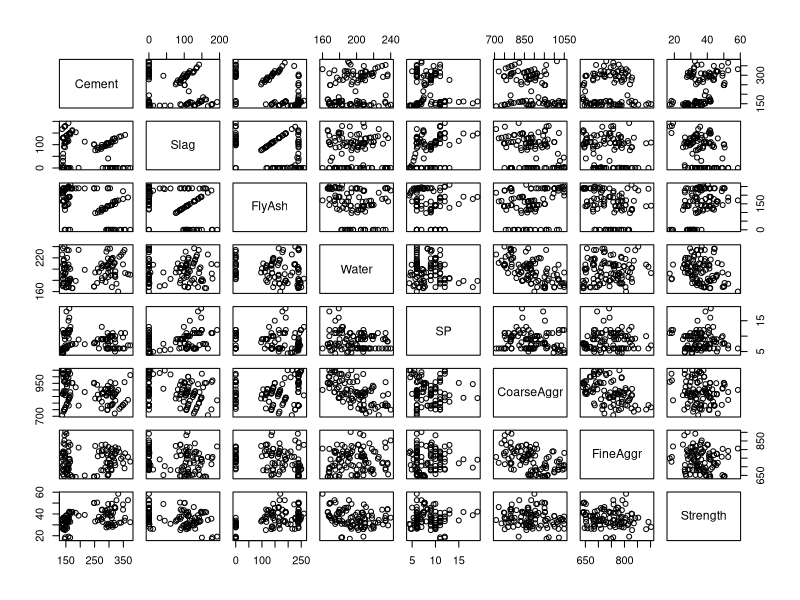
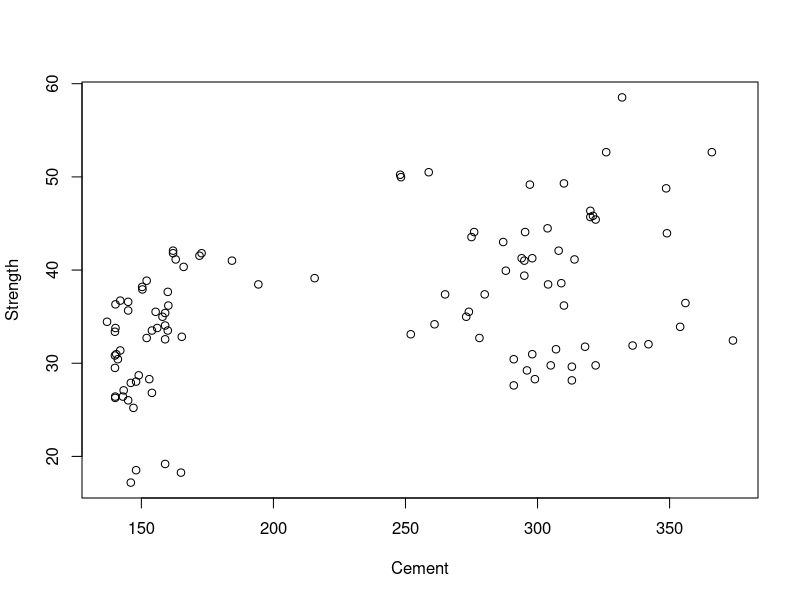
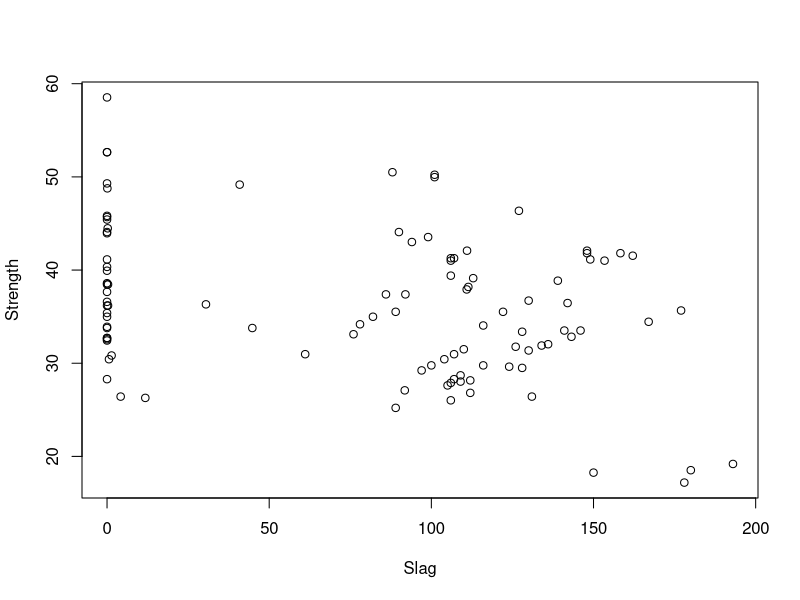
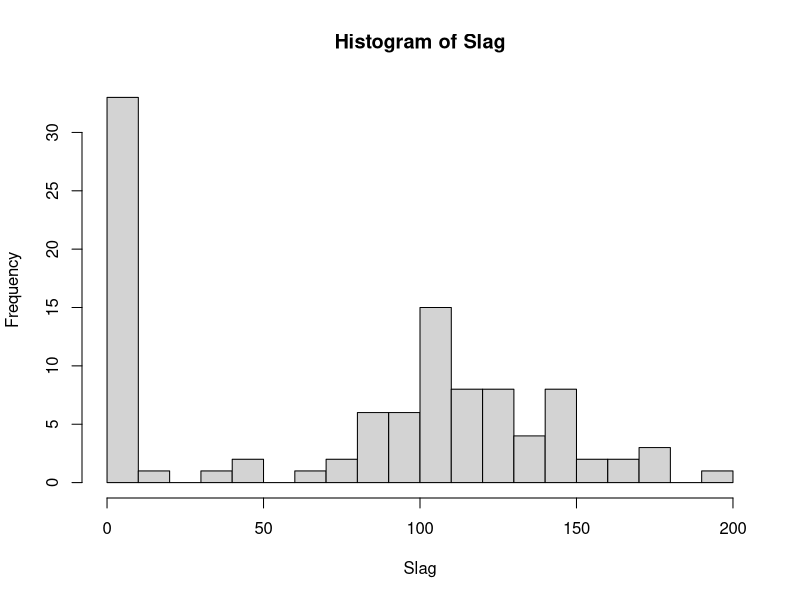
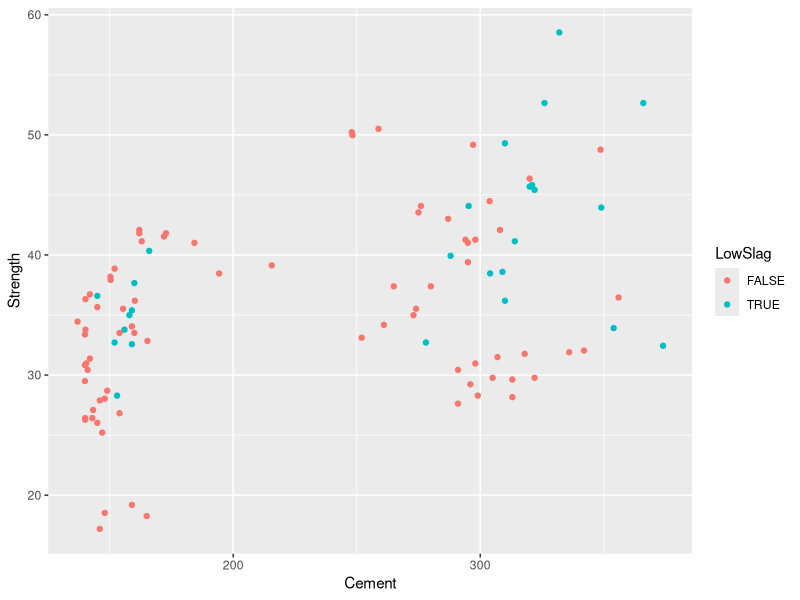
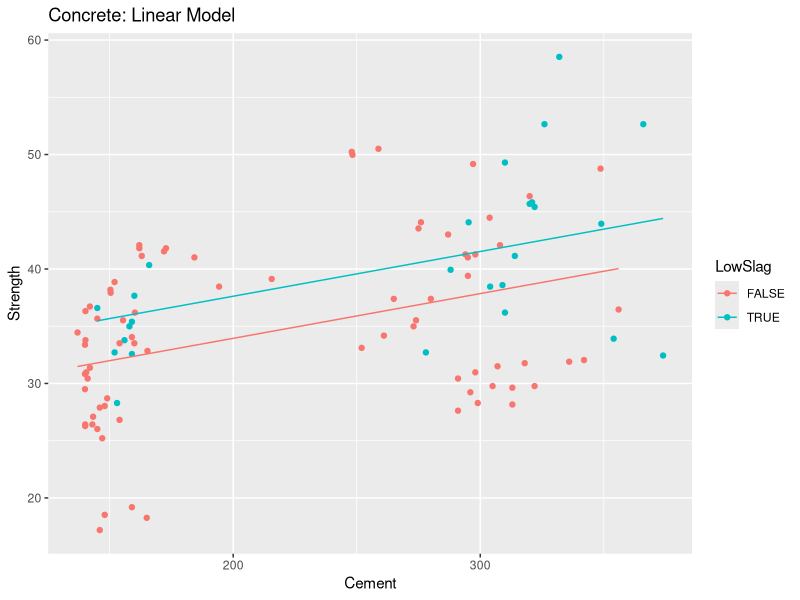
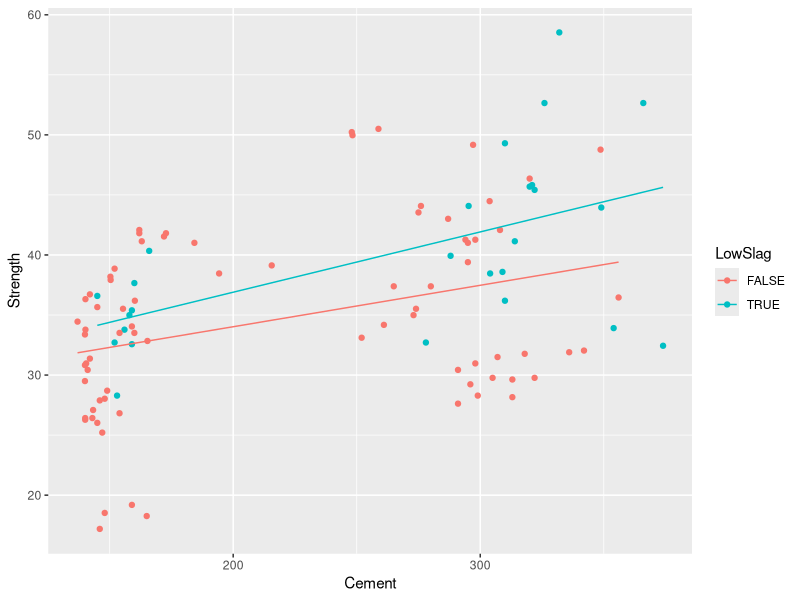
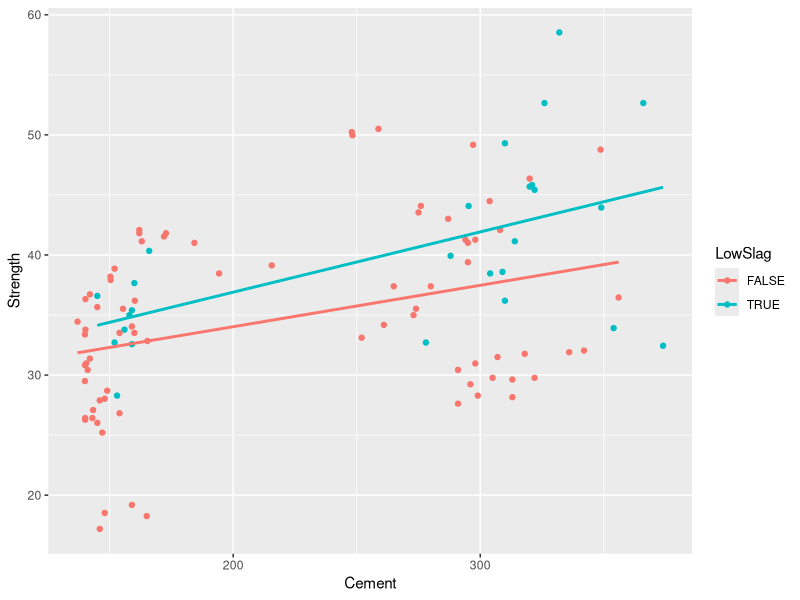

These figures' R source, in order:
## ---- chunk 1
knitr::opts_chunk$set(echo = TRUE)
## ---- chunk 2
library(ggplot2)
library(dplyr)
library(tidyr)
library(FNN)
## ---- chunk 3
concrete.df<-read.csv("concrete.csv")
## ---- chunk 4
names(concrete.df)
## ---- chunk 5
concrete.df <- concrete.df %>% 
  select(-SLUMP,-FLOW,-No)

## ---- chunk 6
pairs(concrete.df)
## ---- chunk 7
with(concrete.df,plot(Cement,Strength))
## ---- chunk 8
with(concrete.df,plot(Slag,Strength))
## ---- chunk 9
with(concrete.df,hist(Slag,breaks=25))
## ---- chunk 10
concrete.df<-mutate(concrete.df,LowSlag=Slag==0)
## ---- chunk 11
ggplot(concrete.df,aes(Cement,Strength,color=LowSlag))+
  geom_point()

## ---- chunk 12
mod1<-lm(Strength~Cement+LowSlag,data=concrete.df)
## ---- chunk 13
summary(mod1)
## ---- chunk 14
pred<-predict(mod1)
concrete.df$pred<-pred

## ---- chunk 15
ggplot(concrete.df,aes(Cement,Strength,color=LowSlag))+
  geom_point()+
  geom_line(aes(Cement,pred))+
  ggtitle("Concrete: Linear Model")

## ---- chunk 16
mod2<-lm(Strength~Cement+LowSlag+Cement:LowSlag,data=concrete.df)
summary(mod2)
## ---- chunk 17
concrete.df$pred<-predict(mod2)
ggplot(concrete.df,aes(Cement,Strength,color=LowSlag))+
  geom_point()+
  geom_line(aes(Cement,pred))  

## ---- chunk 18
ggplot(concrete.df,aes(Cement,Strength,color=LowSlag))+
  geom_point()+
  geom_smooth(method=lm,se=F)

## ---- chunk 19
mod0<-lm(Strength~Cement,data=concrete.df)
concrete.df$pred<-predict(mod0)
summary(mod0)



## ---- chunk 20
ggplot(concrete.df,aes(Cement,Strength))+
  geom_point()+
  geom_line(aes(Cement,pred))  

## ---- chunk 21
mod2<-lm(Strength~Cement+I(Cement^2),data=concrete.df)
concrete.df$pred<-predict(mod2)

## ---- chunk 22
ggplot(concrete.df,aes(Cement,Strength))+
  geom_point()+
  geom_line(aes(Cement,pred))  
## ---- chunk 23
concrete.df<-concrete.df %>% 
  mutate(Cement2=Cement^2)
mod2x<-lm(Strength~Cement+Cement2,data=concrete.df)

## ---- chunk 24
summary(mod2x)
summary(mod2)

## ---- chunk 25
mod3<-lm(Strength~Cement+I(Cement^2)+I(Cement^3),data=concrete.df)
summary(mod3)
concrete.df$pred<-predict(mod3)
## ---- chunk 26
ggplot(concrete.df,aes(Cement,Strength))+
  geom_point()+
  geom_line(aes(Cement,pred))  
## ---- chunk 27
mod4<-lm(Strength~Cement+I(Cement^2)+I(Cement^3)+I(Cement^4),
         data=concrete.df)
summary(mod4)
## ---- chunk 28
concrete.df$pred<-predict(mod4)
ggplot(concrete.df,aes(Cement,Strength))+
  geom_point()+
  geom_line(aes(Cement,pred))  
## ---- chunk 29
maxDeg<-4
## ---- chunk 30
formStr<-"Strength~Cement" #starter string
for(d in 2:maxDeg){
  formStr<-sprintf("%s+I(Cement^%s)",formStr,d)
}
formStr
## ---- chunk 31
modMax<-lm(formula(formStr),
         data=concrete.df)
summary(modMax)

## ---- chunk 32
concrete.df$pred.lm<-predict(modMax)
ggplot(concrete.df,aes(Cement,Strength))+
  geom_point()+
  geom_line(aes(Cement,pred.lm))  

## ---- chunk 33
cement<-with(concrete.df,Cement)
resp<-with(concrete.df,Strength)

## ---- chunk 34
dim(cement)<-c(nrow(concrete.df),1)
dim(resp)<-c(nrow(concrete.df),1)

## ---- chunk 35
kval<-10
## ---- chunk 36
mod.knn<-knn.reg(cement,NULL,resp,k=kval)
## ---- chunk 37
concrete.df$pred.knn<-mod.knn$pred
## ---- chunk 38
ggplot(data=concrete.df)+
  geom_point(aes(Cement,Strength))+
  geom_step(aes(Cement,pred.knn),color="red")+
  geom_line(aes(Cement,pred.lm),color="blue")+
  ggtitle(sprintf("KNN with k = %s, Linear model with degree=%s",kval,maxDeg))

## ---- chunk 39
nn<-75
rr<-with(concrete.df,range(Cement))
test<-seq(rr[1],rr[2],len=nn)
dim(test)<-c(nn,1)
## ---- chunk 40
mod.knn<-knn.reg(cement,test,resp,k=kval)
## ---- chunk 41
ggplot()+
  geom_point(data=concrete.df,aes(Cement,Strength))+
  geom_step(data=NULL,aes(x=test,y=mod.knn$pred),color="red")
## ---- chunk 42
iterations <- 10
nn <- nrow(cement)
test <- sample(1:nn, nn/2, rep = F)
train <- setdiff(1:nn, test)

train.df <- concrete.df[train,]
test.df <- concrete.df[test,]

mse <- matrix(nrow = iterations, ncol = 2) # need 2 cols, one for testing the LM, one for the KNN
# we can only do it nn / 2 times since that is the number of values in the set and k can't be higher than that
for (i in 2:iterations) {
    # make lm
    formStr <- "Strength~Cement" #starter string
    for(d in 2:i){
        formStr <- sprintf("%s+I(Cement^%s)", formStr, d) # build the formula of degree i
    }
    linearModel <- lm(formula(formStr), data = train.df) # train the lm
    summary(linearModel)
    test.df
    # test the lm`
    testResults <- predict(linearModel, newdata = test.df) # test the lm
    mse[i, 1] <- with(test.df, mean((Strength - testResults)^2)) # put the MSE in the appropriate row, first column
}

formStr
